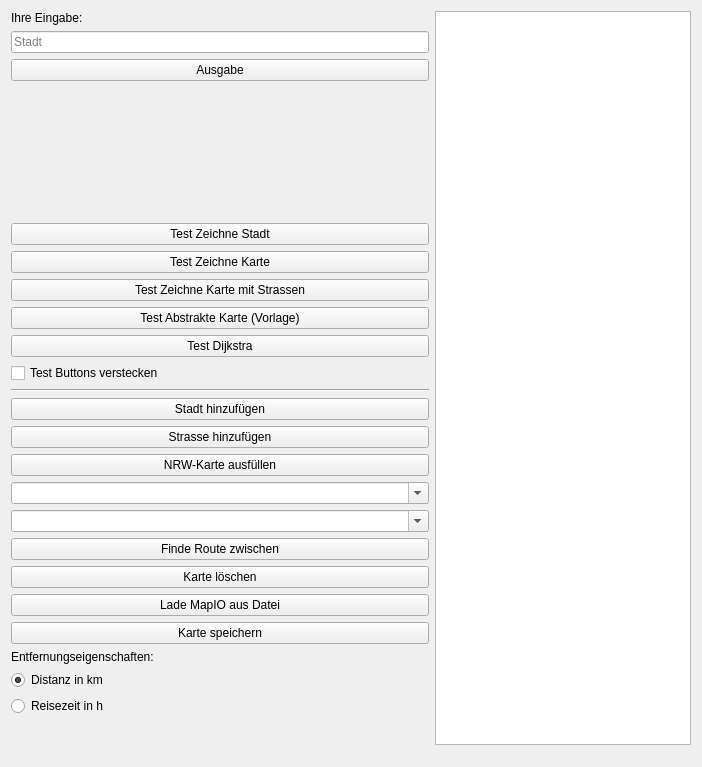
<?xml version="1.0" encoding="UTF-8"?>
<ui version="4.0">
 <class>MainWindow</class>
 <widget class="QMainWindow" name="MainWindow">
  <property name="geometry">
   <rect>
    <x>0</x>
    <y>0</y>
    <width>702</width>
    <height>767</height>
   </rect>
  </property>
  <property name="windowTitle">
   <string>StreetPlanner</string>
  </property>
  <widget class="QWidget" name="centralWidget">
   <layout class="QVBoxLayout" name="verticalLayout">
    <item>
     <layout class="QGridLayout" name="gridLayout">
      <property name="leftMargin">
       <number>0</number>
      </property>
      <property name="horizontalSpacing">
       <number>6</number>
      </property>
      <item row="8" column="0">
       <widget class="QPushButton" name="testDijkstra">
        <property name="text">
         <string>Test Dijkstra</string>
        </property>
       </widget>
      </item>
      <item row="14" column="0">
       <widget class="QComboBox" name="cbRouteCity1">
        <property name="accessibleDescription">
         <string/>
        </property>
        <property name="editable">
         <bool>true</bool>
        </property>
        <property name="currentText">
         <string/>
        </property>
        <property name="placeholderText">
         <string>Anfangsstadt</string>
        </property>
       </widget>
      </item>
      <item row="5" column="0">
       <widget class="QPushButton" name="testDrawMap">
        <property name="text">
         <string>Test Zeichne Karte</string>
        </property>
       </widget>
      </item>
      <item row="7" column="0">
       <widget class="QPushButton" name="testAbstractMap">
        <property name="text">
         <string>Test Abstrakte Karte (Vorlage)</string>
        </property>
       </widget>
      </item>
      <item row="20" column="0">
       <widget class="QLabel" name="lblRoutingPreference">
        <property name="text">
         <string>Entfernungseigenschaften:</string>
        </property>
       </widget>
      </item>
      <item row="12" column="0">
       <widget class="QPushButton" name="cmdAddStreet">
        <property name="text">
         <string>Strasse hinzufügen</string>
        </property>
       </widget>
      </item>
      <item row="0" column="1" rowspan="29">
       <widget class="QGraphicsView" name="graphicsView"/>
      </item>
      <item row="9" column="0">
       <widget class="QCheckBox" name="cbHideTests">
        <property name="text">
         <string>Test Buttons verstecken</string>
        </property>
       </widget>
      </item>
      <item row="2" column="0">
       <widget class="QPushButton" name="pushButton">
        <property name="text">
         <string>Ausgabe</string>
        </property>
        <property name="autoRepeatDelay">
         <number>304</number>
        </property>
       </widget>
      </item>
      <item row="4" column="0">
       <widget class="QPushButton" name="testDrawCity">
        <property name="text">
         <string>Test Zeichne Stadt</string>
        </property>
       </widget>
      </item>
      <item row="6" column="0">
       <widget class="QPushButton" name="testDrawMapStreets">
        <property name="text">
         <string>Test Zeichne Karte mit Strassen</string>
        </property>
       </widget>
      </item>
      <item row="21" column="0">
       <widget class="QRadioButton" name="rbRoutingDistance">
        <property name="text">
         <string>Distanz in km</string>
        </property>
        <property name="checked">
         <bool>true</bool>
        </property>
       </widget>
      </item>
      <item row="23" column="0" rowspan="7">
       <spacer name="verticalSpacer">
        <property name="orientation">
         <enum>Qt::Vertical</enum>
        </property>
        <property name="sizeHint" stdset="0">
         <size>
          <width>20</width>
          <height>40</height>
         </size>
        </property>
       </spacer>
      </item>
      <item row="1" column="0">
       <widget class="QLineEdit" name="lineEdit">
        <property name="sizePolicy">
         <sizepolicy hsizetype="Preferred" vsizetype="Fixed">
          <horstretch>0</horstretch>
          <verstretch>0</verstretch>
         </sizepolicy>
        </property>
        <property name="placeholderText">
         <string>Stadt</string>
        </property>
        <property name="clearButtonEnabled">
         <bool>true</bool>
        </property>
       </widget>
      </item>
      <item row="0" column="0">
       <widget class="QLabel" name="label">
        <property name="text">
         <string>Ihre Eingabe:</string>
        </property>
       </widget>
      </item>
      <item row="18" column="0">
       <widget class="QPushButton" name="cmdMapIoFile">
        <property name="text">
         <string>Lade MapIO aus Datei</string>
        </property>
       </widget>
      </item>
      <item row="19" column="0">
       <widget class="QPushButton" name="cmdSaveToDisk">
        <property name="text">
         <string>Karte speichern</string>
        </property>
       </widget>
      </item>
      <item row="10" column="0">
       <widget class="Line" name="line">
        <property name="sizePolicy">
         <sizepolicy hsizetype="Minimum" vsizetype="Fixed">
          <horstretch>5</horstretch>
          <verstretch>0</verstretch>
         </sizepolicy>
        </property>
        <property name="maximumSize">
         <size>
          <width>16777213</width>
          <height>16777215</height>
         </size>
        </property>
        <property name="orientation">
         <enum>Qt::Horizontal</enum>
        </property>
       </widget>
      </item>
      <item row="17" column="0">
       <widget class="QPushButton" name="cmdClearMap">
        <property name="text">
         <string>Karte löschen</string>
        </property>
       </widget>
      </item>
      <item row="11" column="0">
       <widget class="QPushButton" name="cmdAddCity">
        <property name="text">
         <string>Stadt hinzufügen</string>
        </property>
       </widget>
      </item>
      <item row="16" column="0">
       <widget class="QPushButton" name="cmdFindRoute">
        <property name="text">
         <string>Finde Route zwischen</string>
        </property>
       </widget>
      </item>
      <item row="15" column="0">
       <widget class="QComboBox" name="cbRouteCity2">
        <property name="editable">
         <bool>true</bool>
        </property>
        <property name="currentText">
         <string/>
        </property>
        <property name="placeholderText">
         <string>Ziel</string>
        </property>
       </widget>
      </item>
      <item row="22" column="0">
       <widget class="QRadioButton" name="rbRoutingTime">
        <property name="text">
         <string>Reisezeit in h</string>
        </property>
       </widget>
      </item>
      <item row="13" column="0">
       <widget class="QPushButton" name="cmdFillMap">
        <property name="text">
         <string>NRW-Karte ausfüllen</string>
        </property>
       </widget>
      </item>
      <item row="3" column="0">
       <spacer name="verticalSpacer_2">
        <property name="orientation">
         <enum>Qt::Vertical</enum>
        </property>
        <property name="sizeHint" stdset="0">
         <size>
          <width>20</width>
          <height>40</height>
         </size>
        </property>
       </spacer>
      </item>
     </layout>
    </item>
   </layout>
  </widget>
 </widget>
 <layoutdefault spacing="6" margin="11"/>
 <tabstops>
  <tabstop>graphicsView</tabstop>
  <tabstop>lineEdit</tabstop>
  <tabstop>pushButton</tabstop>
  <tabstop>testDrawCity</tabstop>
  <tabstop>testDrawMap</tabstop>
  <tabstop>testDrawMapStreets</tabstop>
  <tabstop>testAbstractMap</tabstop>
  <tabstop>testDijkstra</tabstop>
  <tabstop>cbHideTests</tabstop>
  <tabstop>cmdAddCity</tabstop>
  <tabstop>cmdAddStreet</tabstop>
  <tabstop>cmdFillMap</tabstop>
  <tabstop>cbRouteCity1</tabstop>
  <tabstop>cbRouteCity2</tabstop>
  <tabstop>cmdFindRoute</tabstop>
  <tabstop>cmdClearMap</tabstop>
  <tabstop>cmdMapIoFile</tabstop>
  <tabstop>rbRoutingDistance</tabstop>
  <tabstop>rbRoutingTime</tabstop>
 </tabstops>
 <resources/>
 <connections/>
</ui>
